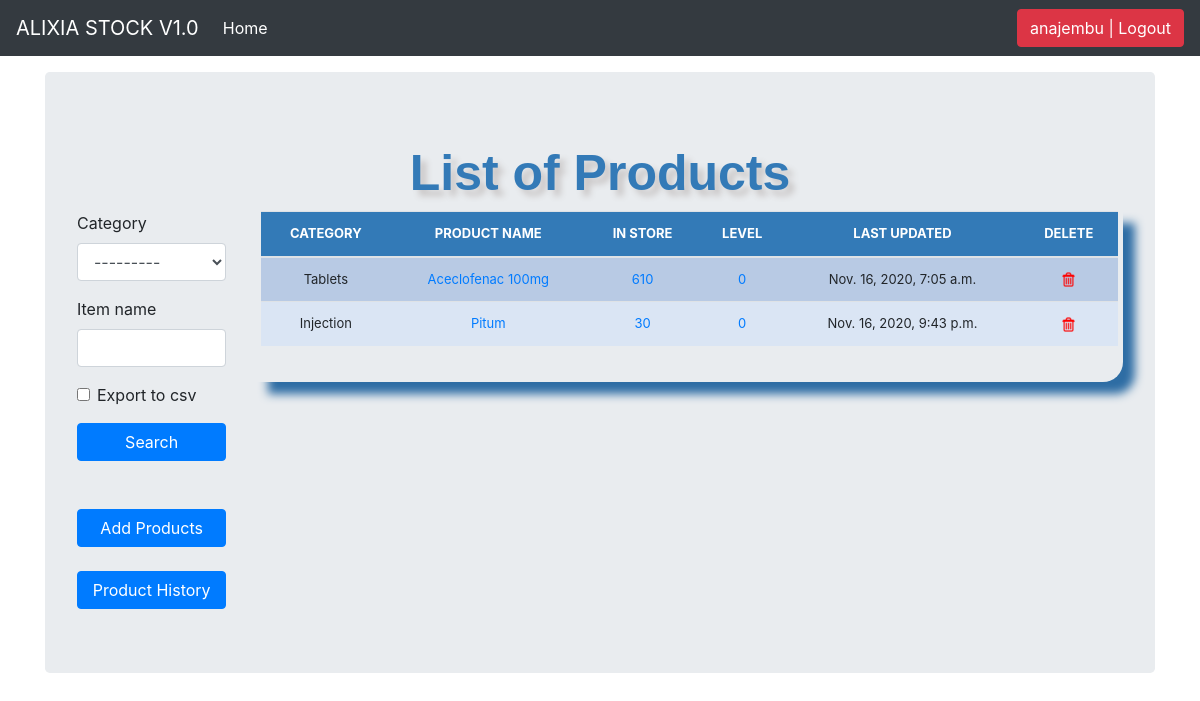
Page /list_items/ (signed in) on the earlier database version.
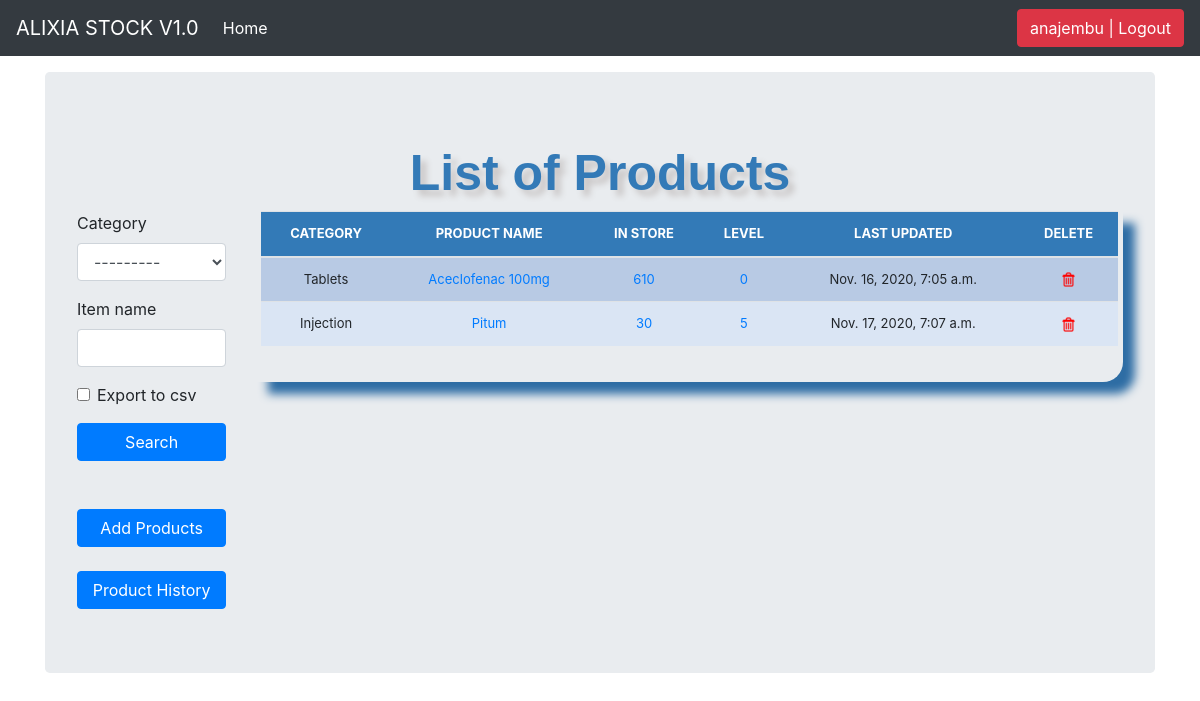
Same page on the later database version.
### stockmanager/models.py (models this page shows, shortened)
class Stock(models.Model):
	category = models.ForeignKey(Category, on_delete=models.CASCADE, blank=True)
	item_name = models.CharField(max_length=50, blank=True, null=True)
	quantity = models.IntegerField(default='0', blank=False, null=True)
	receive_quantity = models.IntegerField(default='0', blank=True, null=True)
	receive_by = models.CharField(max_length=50, blank=True, null=True)
	issue_quantity = models.IntegerField(default='0', blank=True, null=True)
	issue_by = models.CharField(max_length=50, blank=True, null=True)
	issue_to = models.CharField(max_length=50, blank=True, null=True)
	phone_number = models.CharField(max_length=50, blank=True, null=True)
	created_by = models.CharField(max_length=50, blank=True, null=True)
	reorder_level = models.IntegerField(default='0', blank=True, null=True)
	last_updated = models.DateTimeField(auto_now_add=False, auto_now=True)
	timestamp = models.DateTimeField(auto_now_add=True, auto_now=False)

class Category(models.Model):
	name = models.CharField(max_length=50, blank=True, null=True)
	def __str__(self):
		return self.name

### stockmanager/views.py (the view, shortened to what this page needs)
# urls.py: path('list_items/', views.list_items, name='list_items'),
@login_required
def list_items(request):
	header = 'List of Products'
	form = StockSearchForm(request.POST or None)
	queryset = Stock.objects.all()
	context = {
		"header": header,
		"queryset": queryset,
		"form": form,
	}
	return render(request, "list_items.html",context)

### stockmanager/forms.py
class StockSearchForm(forms.ModelForm):
   export_to_CSV = forms.BooleanField(required = False)
   class Meta:
     model = Stock
     fields = ['category', 'item_name']

### stockmanager/templates/list_items.html (shortened to what this page needs)
{% load static %}
{% load crispy_forms_tags %}
<!DOCTYPE html>
<html lang="en">
  <head>
<link href="{% static 'css/stylesheet.css' %}" rel="stylesheet">
<link href="{% static 'css/bootstrap.min.css' %}" rel="stylesheet">
    <link href="{% static 'css/navbar-top-fixed.css' %}" rel="stylesheet">
  </head>
  <body>
  {% include 'navbar.html' %}
<main role="main" class="container">
  <div class="jumbotron">
    <div class="header">{{header}}</div>
    <div class="row">
    	<div class="col-sm-2">
			<form method='POST' action=''>{% csrf_token %}
			   {{form|crispy}}
			   <input class="btn btn-primary mybutton" type="submit" value='Search'/>
			</form>
			<br><br>
			<a href="/add_items"><div class="btn btn-primary mybutton">Add Products</div></a><br><br>
      		<a href="/list_history"><div class="btn btn-primary mybutton">Product History</div></a><br>
		</div>
			<br>
		<div class="col-sm-10">
			    <div class="display_table">
				    <table class='table'>
				        <thead>
				          <tr>
				            <th>CATEGORY</th>
				            <th>PRODUCT NAME</th>
				            <th>IN STORE</th>
				            <th>LEVEL</th>
				            <th>LAST UPDATED</th>
				            <th>DELETE</th>
				          </tr>
				        </thead>
				      {% for instance in queryset %}
				          <tr>
				            <td>{{instance.category}}</td>
				            <td><a href="{% url 'update_items' instance.id %}">{{instance.item_name}}</a></td>
				            <td>
							  {% if instance.quantity <= instance.reorder_level %}
								  <div style="background-color: orange;">
								  	<a href="{% url 'stock_detail' instance.id %}">{{instance.quantity}}</a>
								  </div>
							  {% else %}
							  	<a href="{% url 'stock_detail' instance.id %}">{{instance.quantity}}</a>
							  {% endif %}
							</td>
							<td><a href="{% url 'reorder_level' instance.id %}">{{instance.reorder_level}}</a></td>
				            <td>{{instance.last_updated}}</td>
				            <td><a href="{% url 'delete_items' instance.id %}"><img src="{% static 'img/delete.png' %}"></a></td>
				          </tr>
				      {% endfor %}
				    </table>
				</div>
		</div>
	</div>
  </div>
</main>
      </body>
</html>

Differences in the rows shown:
changed Stock "Pitum": reorder_level "0" → "5"; last_updated "Nov. 16, 2020, 9:43 p.m." → "Nov. 17, 2020, 7:07 a.m."
